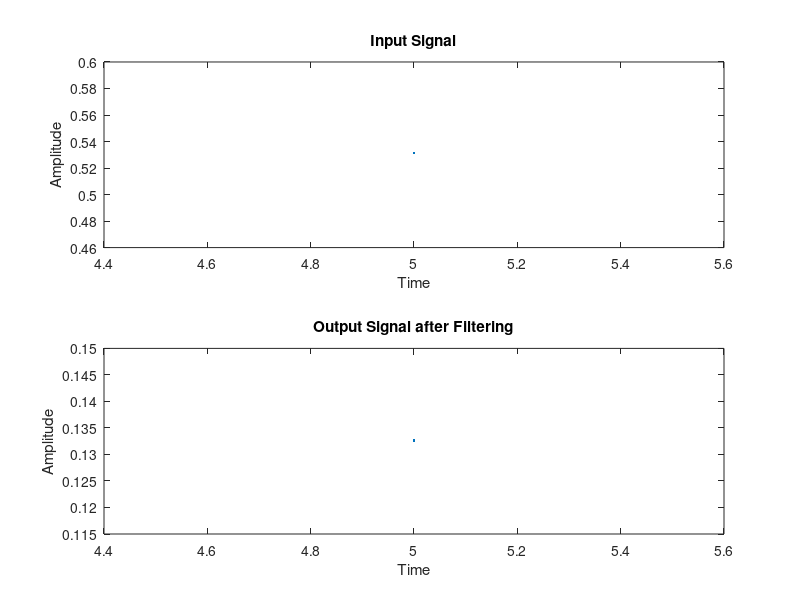

MATLAB code to generate this figure:
fprintf('Design a high-pass filter using the least squares method \n');
fprintf('Enter filter parameters \n');
fs = input('Sampling frequency: ');
t_start = input('Start time: ');
t_end = input('End time: ');
t = t_start:1/fs:t_end;
f = input('Signal frequency: ');
x = sin(2*pi*f*t) + 0.5*randn(size(t)); % Sinusoidal signal with noise
num_taps = input('FIR filter length/number of FIR response samples: ');
cutoff = input('Cutoff frequency: ');

% Create the desired frequency response vector
freq = [0, cutoff, cutoff*1.5, 1];
amp = [1, 1, 0, 0];
b = firls(num_taps, freq, amp);

% Apply the FIR filter to the input signal
y = filter(b, 1, x); % Apply the FIR filter

% Plot a comparison between the input and filtered signals
figure;
subplot(2, 1, 1);
plot(t, x);
title('Input Signal');
xlabel('Time');
ylabel('Amplitude');

subplot(2, 1, 2);
plot(t, y);
title('Output Signal after Filtering');
xlabel('Time');
ylabel('Amplitude');
